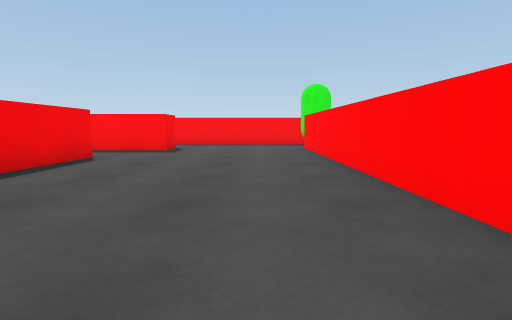
view 1 (above)

24 first-person views from a walk through a scene from a Unity 3-D project. The camera is 0.62 m above the floor, tilts 6° down and sees 80° across. The floor is counted in squares, 1 m on a side. Each view is taken from the middle of a square. On the plan, view 1 faces up. The plan holds only what a view shows up to about 9 squares ahead; the rest is blank.

view 2
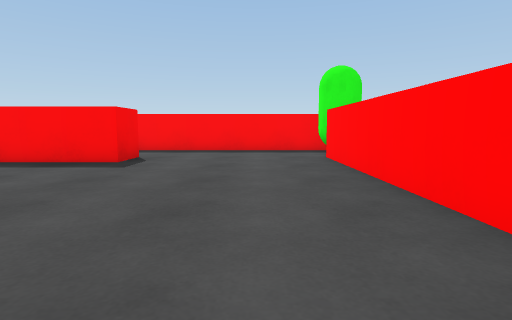

view 3
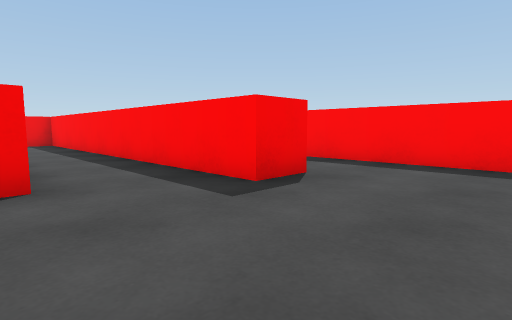

view 4
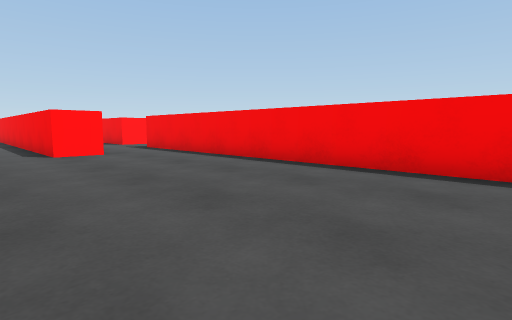

view 5
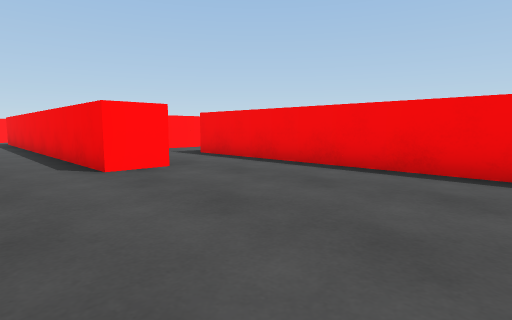

view 6
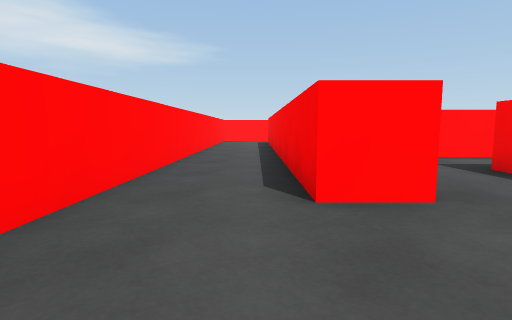

view 7
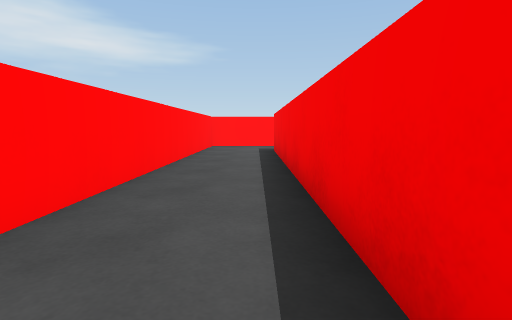

view 8
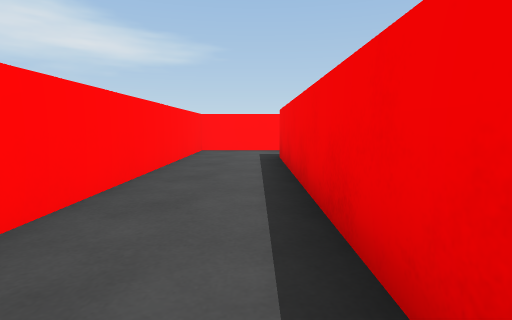

view 9
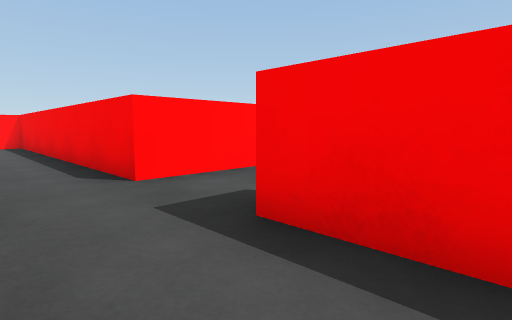

view 10
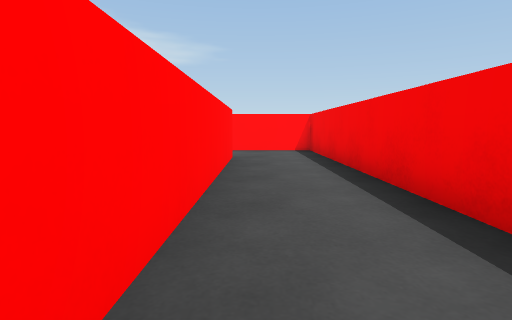

view 11
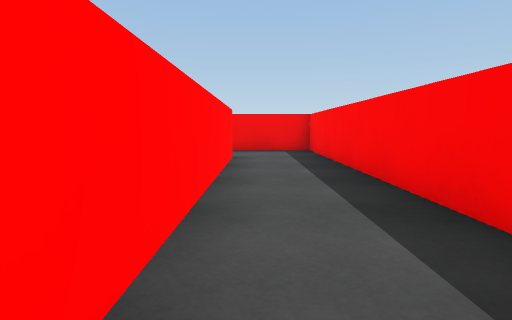

view 12
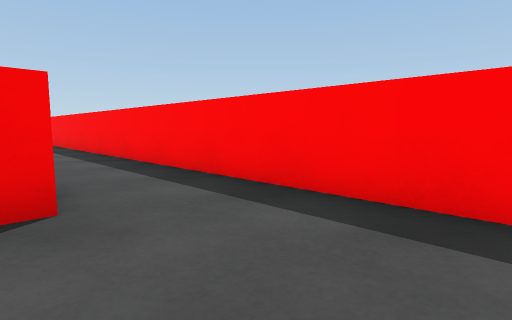

view 13
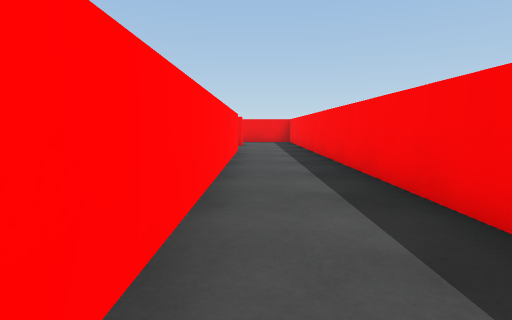

view 14
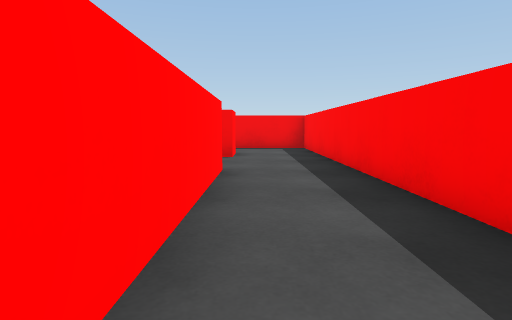

view 15
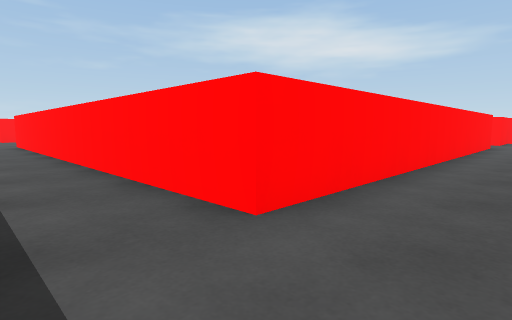

view 16
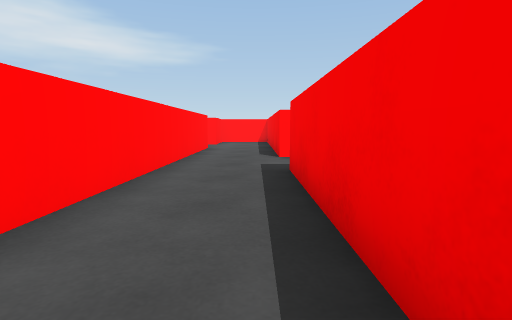

view 17
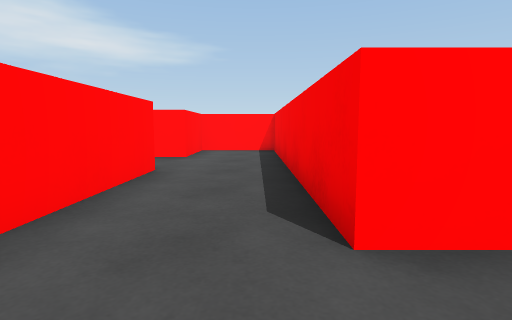

view 18
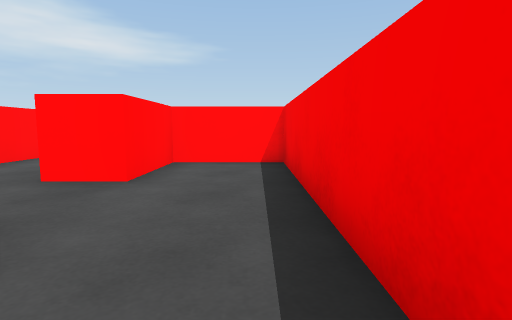

view 19
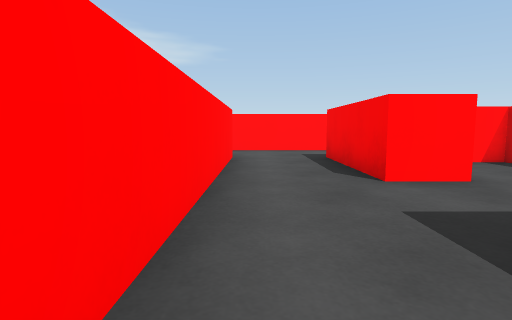

view 20
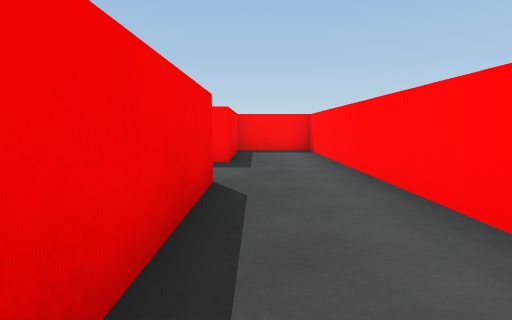

view 21
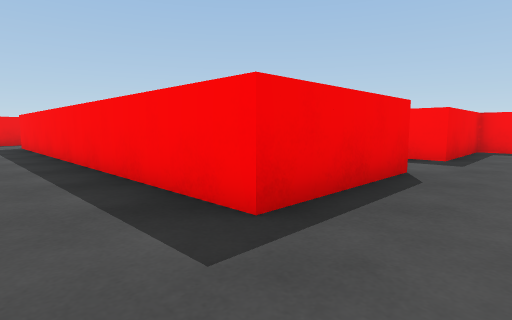

view 22
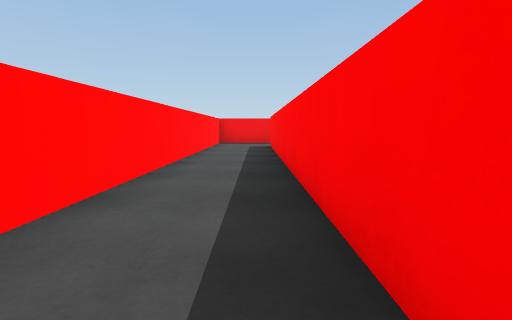

view 23
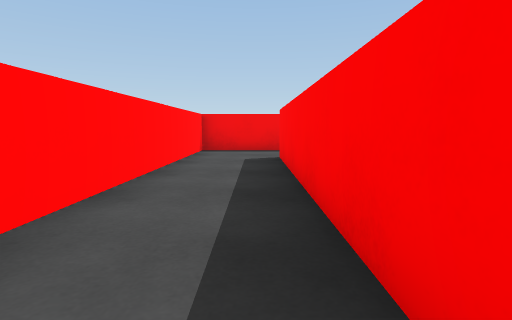

view 24
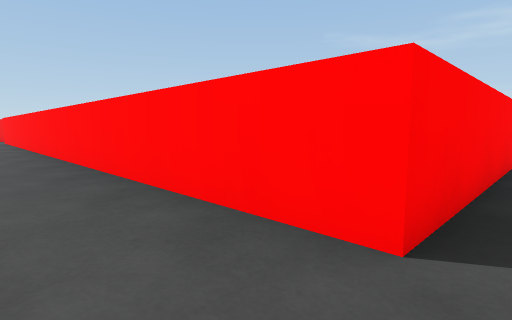

### Floor plan
Points are (right, up) in squares from view 1. A wall is a line through its corners. A room is listed if a view was taken in it or the views show most of it. See-through windows are left out.
Room 1 (views 1, 2, 3, 4, 5, 6, 7, 8, 11, 12, 13, 14)
walls: (-3.5, 6.6) (-3.5, -1.5); (1.5, 1.6) (1.5, 9.5); (-2.5, 9.6) (-2.5, 8.5) (-12.5, 8.5) (-12.5, 6.2); (-1.6, -1.5) (-0.5, -1.5) (-0.5, -11.5); (-10.5, 6.5) (-4.5, 6.5); (2, 11.5) (-13.4, 11.5); (-13.5, 9.5) (-3.6, 9.5); (-0.5, -13.5) (1.5, -13.5) (1.5, -0.8)
ways out: opening at (-2.5, -2.5) to room 2; opening at (-1, -12.5) to room 2; opening at (-14, 10.5) to room 3; opening at (-11.5, 6)
objects: green capsule (2, 10) to (2, 11)
Room 2 (views 9, 10)
walls: (-4.5, -5.5) (-3.5, -5.5) (-3.5, -13.5) (-0.5, -13.5); (-1.5, -11.5) (-1.5, -5.5); (-3.5, -1.5) (-3.5, -3.5)
ways out: opening at (-2.5, -2.5) to room 1; opening at (-1, -12.5) to room 1; opening at (-4, -4.5)
Room 3 (views 15, 16, 17, 18, 19)
walls: (-15.5, 2.5) (-15.5, -4.5) (-13.5, -4.5); (-13.5, -0.5) (-13.5, 9.5); (-10.5, -4.5) (-10.5, 2.5) (-12.5, 2.5) (-12.5, -0.5) (-13.2, -0.5); (-15.5, 9.5) (-15.5, 4.5); (-13.4, 11.5) (-15.6, 11.5)
ways out: opening at (-14, 10.5) to room 1; opening at (-11.5, -5) to room 4; opening at (-16, 3.5); opening at (-16, 10.5)
objects: red block (-13, -4) to (-13, -3)
Room 4 (views 20, 21, 22, 23, 24)
walls: (-24.5, -5.2) (-24.5, -7.5) (-10.2, -7.5); (-12.5, -4.5) (-12.5, -5.5) (-22.5, -5.5) (-22.5, 5.4); (-10.5, -5.5) (-10.5, -4.5)
ways out: opening at (-11.5, -5) to room 3; opening at (-10, -6.5)

Positions as (right, up) in squares from view 1, and headings:
1: (0, 0), facing up
2: (0, 3), facing up
3: (0, 6), facing up-left
4: (1, 6), facing down-left
5: (1, 3), facing down-left
6: (0, 1), facing down
7: (0, -3), facing down
8: (0, -5), facing down
9: (-2, -2), facing down-left
10: (-2, -5), facing down
11: (-4, 7), facing left
12: (0, 9), facing up-left
13: (-5, 10), facing left
14: (-9, 10), facing left
15: (-15, 11), facing down-right
16: (-15, 9), facing down
17: (-15, 4), facing down
18: (-15, 1), facing down
19: (-11, 1), facing down
20: (-12, -6), facing up
21: (-11, -7), facing up-left
22: (-12, -6), facing left
23: (-16, -6), facing left
24: (-24, -6), facing up-right
